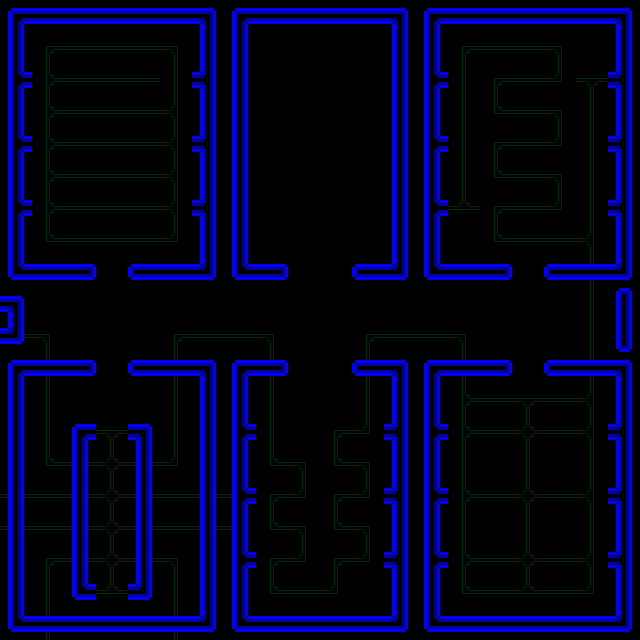

A 2D game scene composited from a Tiled map and its tileset images. What follows is a short description and the map's XML, with each tile layer's data collapsed to a summary:
An orthogonal 20x20 tile map with 32x32 px tiles, 2 tile layers (doodads, map) and 54 objects (switch, player).

<map version="1.0" orientation="orthogonal" width="20" height="20" tilewidth="32" tileheight="32">
 <tileset firstgid="1" name="alive" tilewidth="32" tileheight="32">
  <image source="alive-tileset.png" trans="ff00ff" width="256" height="960" />
  <tile id="0">
   <properties>
    <property name="blocks" value="1" />
   </properties>
  </tile>
  <tile id="1">
   <properties>
    <property name="blocks" value="1" />
   </properties>
  </tile>
  <tile id="2">
   <properties>
    <property name="blocks" value="1" />
   </properties>
  </tile>
  <tile id="3">
   <properties>
    <property name="blocks" value="1" />
   </properties>
  </tile>
  <tile id="4">
   <properties>
    <property name="blocks" value="1" />
   </properties>
  </tile>
  <tile id="5">
   <properties>
    <property name="blocks" value="1" />
   </properties>
  </tile>
  <tile id="6">
   <properties>
    <property name="blocks" value="1" />
   </properties>
  </tile>
  <tile id="8">
   <properties>
    <property name="blocks" value="1" />
   </properties>
  </tile>
  <tile id="9">
   <properties>
    <property name="blocks" value="1" />
   </properties>
  </tile>
  <tile id="10">
   <properties>
    <property name="blocks" value="1" />
   </properties>
  </tile>
  <tile id="11">
   <properties>
    <property name="blocks" value="1" />
   </properties>
  </tile>
  <tile id="12">
   <properties>
    <property name="blocks" value="1" />
   </properties>
  </tile>
  <tile id="16">
   <properties>
    <property name="blocks" value="1" />
   </properties>
  </tile>
  <tile id="17">
   <properties>
    <property name="blocks" value="1" />
   </properties>
  </tile>
  <tile id="18">
   <properties>
    <property name="blocks" value="1" />
   </properties>
  </tile>
  <tile id="19">
   <properties>
    <property name="blocks" value="1" />
   </properties>
  </tile>
  <tile id="20">
   <properties>
    <property name="blocks" value="1" />
   </properties>
  </tile>
  <tile id="25">
   <properties>
    <property name="blocks" value="1" />
   </properties>
  </tile>
  <tile id="26">
   <properties>
    <property name="blocks" value="1" />
   </properties>
  </tile>
  <tile id="27">
   <properties>
    <property name="blocks" value="1" />
   </properties>
  </tile>
  <tile id="29">
   <properties>
    <property name="blocks" value="1" />
   </properties>
  </tile>
  <tile id="30">
   <properties>
    <property name="blocks" value="1" />
   </properties>
  </tile>
 </tileset>
 <layer name="doodads" width="20" height="20">
  <data>[400 cells, 178 non-empty, 11 distinct tile ids]</data>
 </layer>
 <layer name="map" width="20" height="20">
  <data>[400 cells, 172 non-empty, 12 distinct tile ids]</data>
 </layer>
 <objectgroup name="objects" width="20" height="20">
  <object name="switch 1" type="switch" gid="46" x="384" y="128">
   <properties>
    <property name="fingers" value="capacitor 1" />
   </properties>
  </object>
  <object gid="65" x="576" y="224" />
  <object gid="65" x="576" y="160" />
  <object gid="65" x="576" y="96" />
  <object gid="65" x="448" y="96" />
  <object gid="65" x="448" y="160" />
  <object gid="65" x="448" y="224" />
  <object gid="65" x="448" y="448" />
  <object gid="65" x="576" y="448" />
  <object gid="65" x="576" y="512" />
  <object gid="65" x="448" y="512" />
  <object gid="65" x="448" y="576" />
  <object gid="65" x="576" y="576" />
  <object gid="65" x="352" y="576" />
  <object gid="65" x="352" y="512" />
  <object gid="65" x="352" y="448" />
  <object gid="65" x="256" y="448" />
  <object gid="65" x="256" y="512" />
  <object gid="65" x="256" y="576" />
  <object gid="65" x="32" y="224" />
  <object gid="65" x="32" y="160" />
  <object gid="65" x="32" y="96" />
  <object gid="65" x="160" y="96" />
  <object gid="65" x="160" y="160" />
  <object gid="65" x="160" y="224" />
  <object gid="33" x="512" y="288" />
  <object gid="33" x="512" y="384" />
  <object gid="33" x="320" y="384" />
  <object gid="33" x="288" y="384" />
  <object gid="33" x="288" y="288" />
  <object gid="33" x="320" y="288" />
  <object gid="33" x="96" y="384" />
  <object gid="33" x="96" y="288" />
  <object gid="81" x="96" y="576" />
  <object gid="81" x="96" y="480" />
  <object gid="49" x="64" y="480" />
  <object gid="53" x="128" y="544" />
  <object gid="52" x="64" y="544" />
  <object gid="52" x="128" y="480" />
  <object name="player" type="player" gid="97" x="32" y="320" />
  <object gid="51" x="608" y="352" />
  <object gid="51" x="608" y="320" />
  <object gid="41" x="544" y="384" />
  <object gid="41" x="544" y="288" />
  <object gid="49" x="352" y="384" />
  <object gid="49" x="256" y="288" />
  <object gid="41" x="352" y="288" />
  <object gid="41" x="256" y="384" />
  <object gid="49" x="128" y="384" />
  <object gid="49" x="128" y="288" />
  <object gid="81" x="96" y="544" />
  <object gid="81" x="96" y="512" />
  <object gid="65" x="96" y="448" />
  <object gid="65" x="96" y="608" />
 </objectgroup>
</map>
